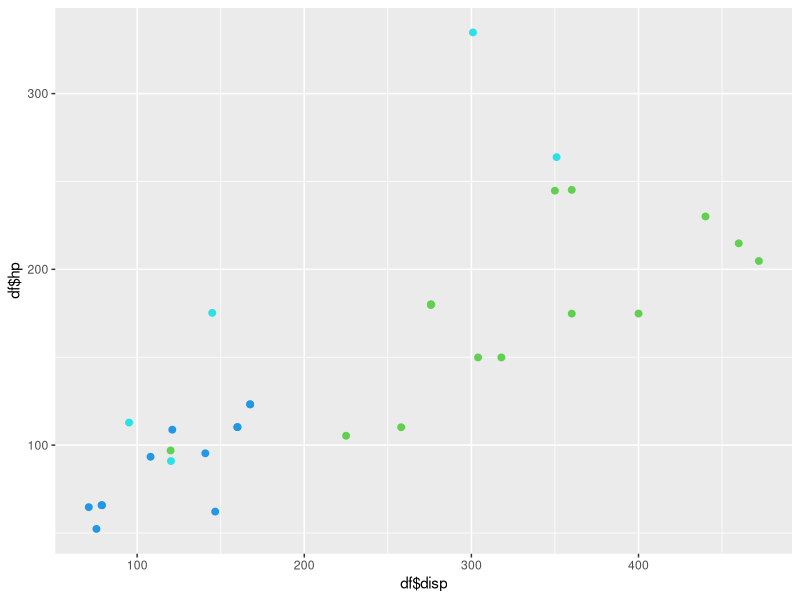
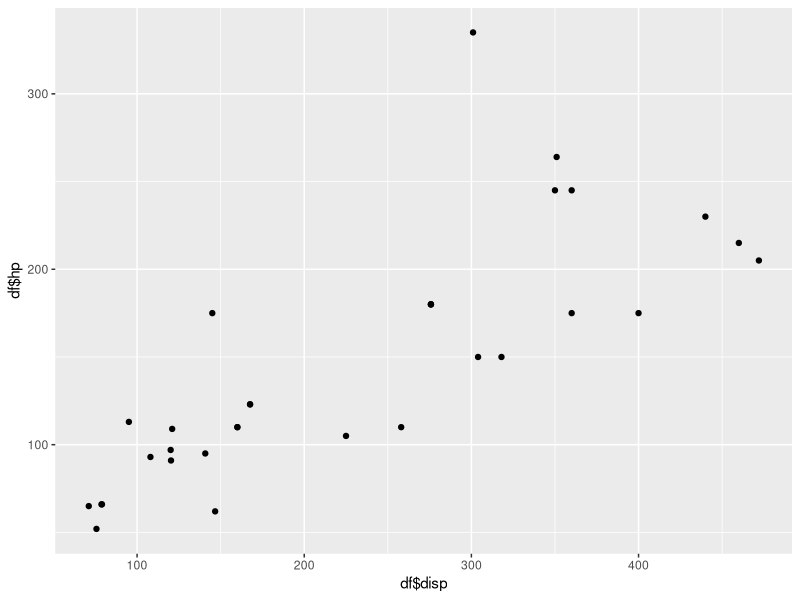
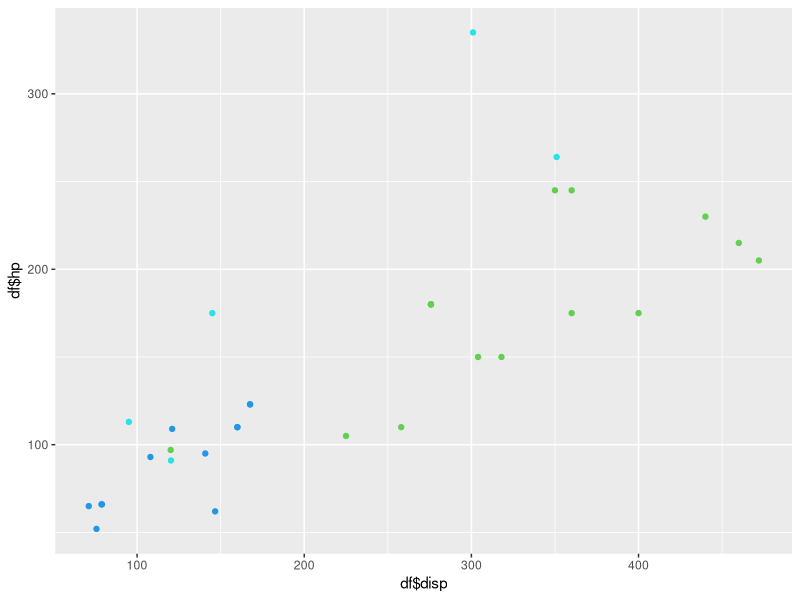

Here is the R script that generated these plots, in order: (Note: this script raises an error after producing the figures.)
library(ggplot2)
df<- mtcars
View(df)
ggplot(df,aes(df$disp,df$hp))+geom_jitter(color=df$gear,size=2)

#point plot
ggplot(df,aes(df$disp,df$hp))+geom_point() #(x,y) ke form me mano aes(,) me
ggplot(df,aes(df$disp,df$hp))+geom_point(color=df$gear) #gear ke according color changed
ggplot(df,aes(df$disp,df$hp))+geom_point(color=factor(gear)) #gear ke according color changed
ggplot(df,aes(df$disp,df$hp))+geom_point(color=df$gear,size=2) 
ggplot(df,aes(df$disp,df$hp))+geom_point(color=df$gear, size=2)+xlim(100,500)+ylim(0,400)
ggplot(df,aes(df$disp,df$hp))+geom_point(color=df$gear, size=2)+xlim(100,500)+ylim(0,400)+
   labs(title="horsse power vs displacement", x="Displacement of vehicle", y="hp of engine of the car")

## box plot
ggplot(df,aes(df$mpg,df$disp))+geom_boxplot() #milage x axis pr rahega and displacement y axis par
ggplot(df,aes(x=df$mpg,y=df$disp))+geom_boxplot()
ggplot(df,aes(x=df$mpg,y=df$disp,fill=zygosity))+geom_boxplot()

install.packages(("zyogosity"))
## violine plot
ggplot(df, aes(x=mpg, y=disp))+geom_violin()
ggplot(df,aes(x=df$mpg, y=df$disp))+geom_violin(fill="red")
?ggplot()
ggplot(df, aes(x=drat,y=wt))+geom_violin(trim=FALSE,fill="yellow")
ggplot(df, aes(x=drat,y=wt))+geom_violin(trim=TRUE,fill="yellow")
ggplot(df, aes(x=drat,y=wt))+geom_violin(trim=TRUE,fill="yellow")
ggplot(df, aes(x=drat,y=wt))+geom_violin(aes(color=factor(gear)))# gear(3,4,5) ke according different violin plot
ggplot(df, aes(x=drat,y=wt))+geom_violin(aes(color=factor(cyl)))# cyl(4,6,8) ke according different plots

# World Ma
                                         